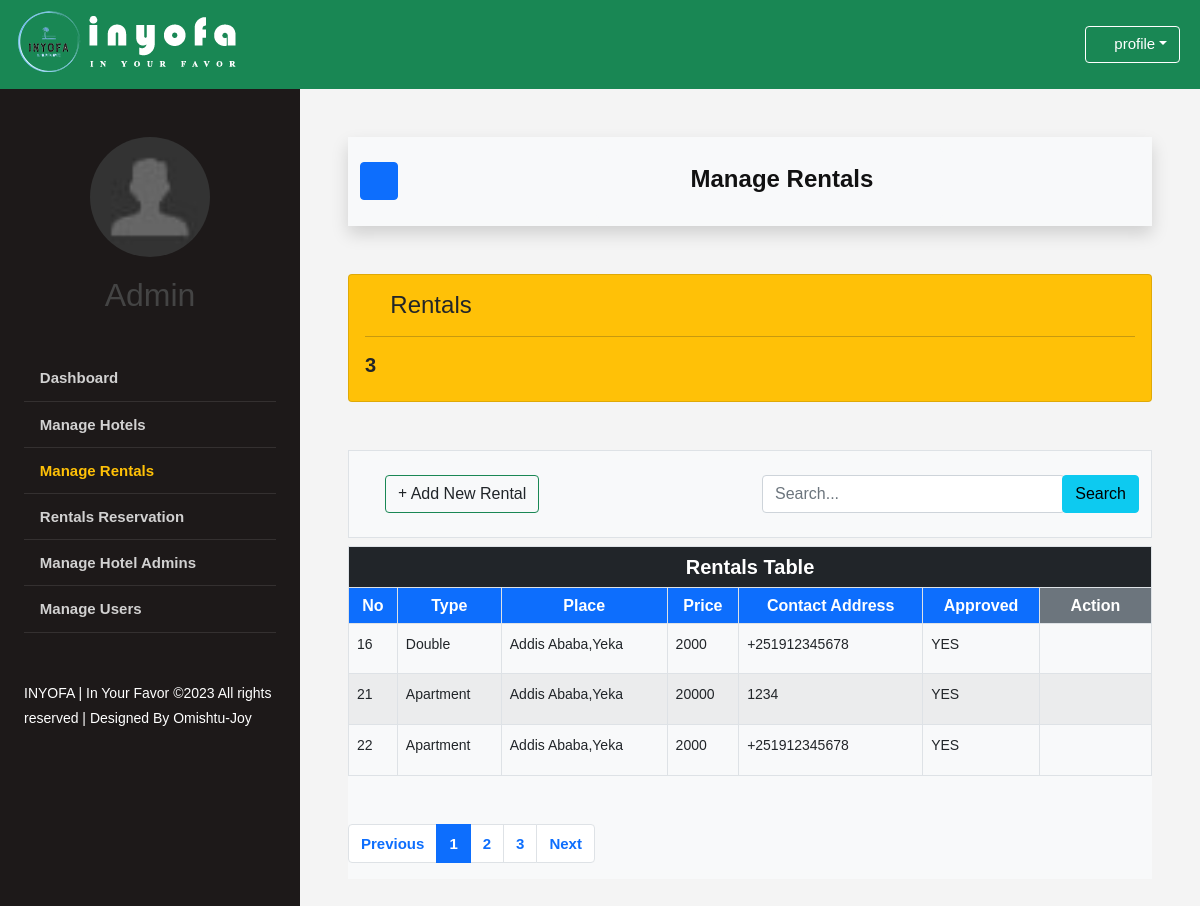
/_admin/rentals/a_manage_rentals.php (signed in), run on an earlier commit of the app's database.
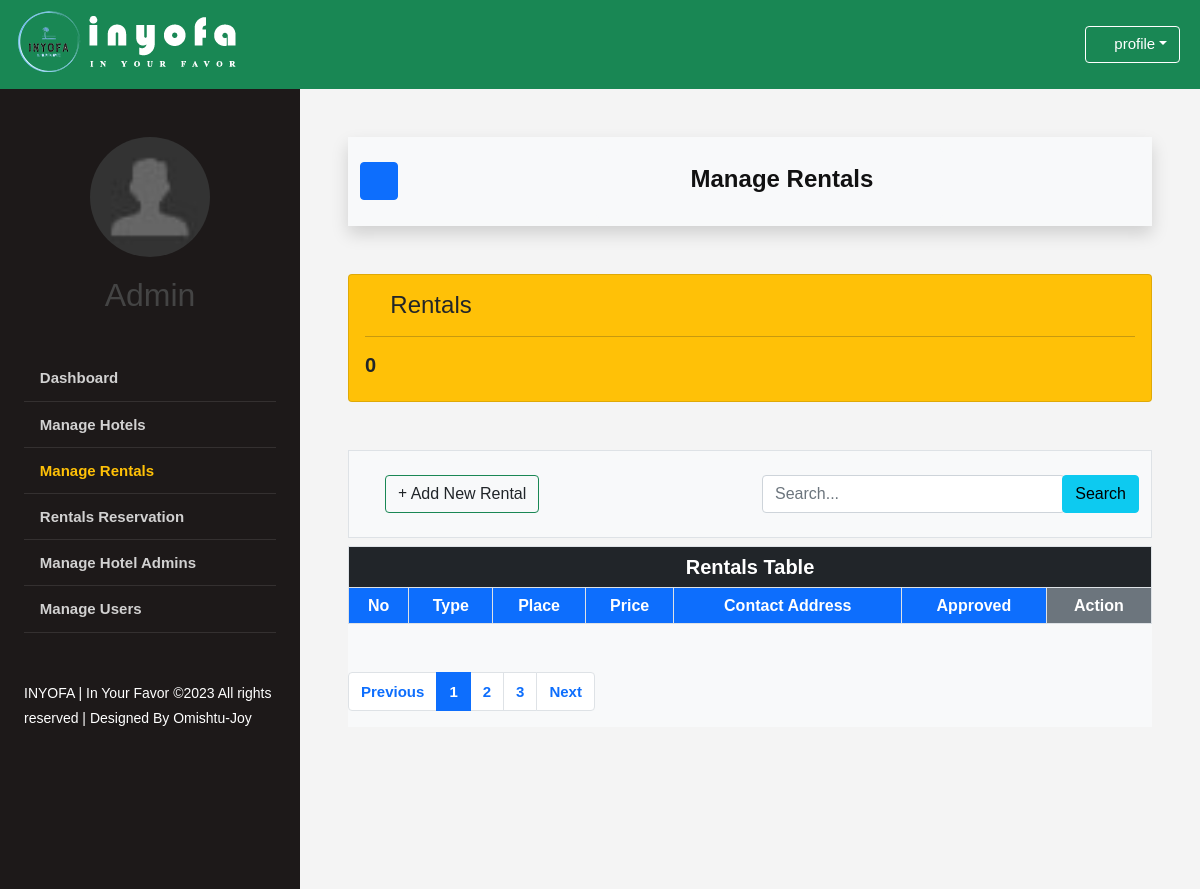
And on a later commit of the database.
### tables this page shows
CREATE TABLE `rental` (
  `rental_id` int(255) NOT NULL,
  `user_id` int(255) NOT NULL,
  `rental_type` varchar(255) NOT NULL,
  `rental_country` varchar(255) NOT NULL,
  `rental_city` varchar(255) NOT NULL,
  `rental_subcity` varchar(255) NOT NULL,
  `rental_area` varchar(255) NOT NULL,
  `rental_bed_no` varchar(255) NOT NULL,
  `rental_kitchen_no` varchar(255) NOT NULL,
  `rental_bath_no` varchar(255) NOT NULL,
  `rental_image1` varchar(255) NOT NULL,
  `rental_image2` varchar(255) NOT NULL,
  `rental_image3` varchar(255) NOT NULL,
  `rental_price` varchar(255) NOT NULL,
  `rental_contact` varchar(255) NOT NULL,
  `rental_detail` varchar(255) NOT NULL,
  `isApproved` int(255) NOT NULL DEFAULT 0
);

### _admin/rentals/a_manage_rentals.php (the view, shortened to what this page needs)
<?php
include "../../db.php";
$q_rental = "SELECT * FROM rental";
$q_rental_result = mysqli_query($con, $q_rental);
$rental_count = mysqli_num_rows($q_rental_result);
?>
<!DOCTYPE html>
<html lang="en-us" dir="ltr">
    <head>
        <link rel="stylesheet" type="text/css" href="../../icon/svg-with-js/css/fa-svg-with-js.css">
        <link rel="stylesheet" type="text/css" href="../../css/bootstrap.min.css">
        <link rel="stylesheet" type="text/css" href="../../css/style.css">
    </head>
    <body>
        <header id="top-header" class="bg-success">
            <div class="top-tol">
                <ul>
                    <div id="logo">
                        <a><img src="../../images/Logoo.png" alt="Inyofa.com" title="Inyofa.com"></a>
                    </div>
                    <div class="dropdown myac">
                        <a id="a1" class="btn btn-outline-info dropdown-toggle" href="#" role="button" id="dpMLink"
                            data-bs-toggle="dropdown" aria-expanded="false"><i
                                class="fas fa-user-circle"></i>&nbsp;<label>profile</label></a>
                    </div>
                </ul>
            </div>
        </header>
        <div class="wrapper d-flex align-items-stretch">
            <nav id="sidebar">
                <div class="p-4 pt-5">
                    <div class="row">
                        <div class="col">
                            <a href="update_profile.php" class="img logo rounded-circle mb-5"
                                style="background-image: url(../images/avatar.jpg);"><br><br><br><br><br>
                                <center>
                                    <h2>Admin</h2>
                                </center>
                            </a>
                        </div>
                    </div><br><br>
                    <ul class="list-unstyled components mb-5">
                        <li><a href="../index.php"><i class="fas fa-list"></i> Dashboard</a></li>
                        <li><a href="../hotels/a_manage_hotels.php"><i class="fas fa-hotel"></i> Manage Hotels</a></li>
                        <li><a href="a_manage_rentals.php" class="text-warning"><i class="fas fa-house"></i> Manage
                                Rentals</a></li>
                        <li><a href="../rental_reservation/manage_rental_reservation.php"><i
                                    class="fas fa-file-text"></i>
                                Rentals Reservation</a></li>
                        <li><a href="../hotel_admins/a_manage_hotel_admins.php"><i class="fas fa-users"></i> Manage
                                Hotel
                                Admins</a>
                        </li>
                        <li><a href="../users/a_manage_users.php"><i class="fas fa-users"></i> Manage Users</a></li>
                    </ul>
                    <div class="footer">
                        INYOFA | In Your Favor &copy; All rights reserved | Designed By Omishtu-Joy
                    </div>
                </div>
            </nav>
            <div id="content" class="p-4 p-md-5">
                <nav class="navbar navbar-expand-lg navbar-light bg-light shadow">
                    <div class="container">
                        <button type="button" id="sidebarCollapse" class="btn btn-primary">
                            <i class="fas fa-bars"></i>
                        </button>
                        <div class="container">
                            <div class="row align-items-center justify-content-center">
                                <div class="col-md-6 text-center">
                                    <div class="card bg-light col-md mt-1" style="border-style: none;">
                                        <div class="card-body">
                                            <h4 class="card-title"><i class="fas fa-tachometer-alt"></i> <strong>Manage
                                                    Rentals</strong></h4>
                                        </div>
                                    </div>
                                </div>
                            </div>
                        </div>
                    </div>
                </nav>
                <section class="mt-5">
                    <div class="row g-4">
                        <div class="col-md-12">
                            <a href="#" class="col-md-3" style="text-decoration: none;">
                                <div class="card bg-warning text-dark">
                                    <div class="card-body">
                                        <h4><i class="fas fa-house"></i> Rentals</h4>
                                        <hr>
                                        <h5>
                                            <b><?php echo $rental_count; ?></b>
                                        </h5>
                                    </div>
                                </div>
                            </a>
                        </div>
                </section>
                <section class="mt-5 border bg-light">
                    <div class="container">
                        <div class="row g-4">
                            <div class="col-md">
                                <a class="btn btn-outline-success text-dark m-4" href="a_add_rental.php" role="button"
                                    style="text-decoration: none;"><i class="fas fa-plus"></i> Add New Rental</a>
                            </div>
                            <div class="col-md">
                                <form class="d-flex mt-4">
                                    <input class="form-control me-2" type="search" placeholder="Search...  "
                                        aria-label="Search">
                                    <button class="btn btn-info" type="submit"
                                        style="margin-left: -11px;">Search</button>
                                </form>
                            </div>
                        </div>
                    </div>
                </section>
                <section class="mt-2 bg-light">
                    <div class="">
                        <div class="row">
                            <div class="col-md">
                                <table class="table table-bordered table-striped table-hover">
                                    <thead>
                                        <tr class="h5">
                                            <th colspan="9" class="bg-dark text-white">
                                                <center>Rentals Table</center>
                                            </th>
                                        </tr>
                                    </thead>
                                    <thead>
                                        <tr class="h6 bg-primary text-white">
                                            <th class="text-center" scope="col">No</th>
                                            <th class="text-center" scope="col">Type</th>
                                            <th class="text-center" scope="col">Place</th>
                                            <th class="text-center" scope="col">Price</th>
                                            <th class="text-center" scope="col">Contact Address</th>
                                            <th class="text-center" scope="col">Approved</th>
                                            <th class="text-center bg-secondary" scope="col">Action</th>
                                        </tr>
                                    </thead>
                                    <tbody>
                                        <tr>
                                            <?php
                                        $q = "SELECT * FROM rental";
                                        $q_result = mysqli_query($con, $q);
                                        while ($row = mysqli_fetch_assoc($q_result)) {
                                                $isApproved = ($row['isApproved'] == "0") ? "NO" : "YES";
                                            printf(
                                                "<tr> <td>%d</td> <td>%s</td> <td>%s</td> <td>%s</td> <td>%s</td> <td>%s</td> ",
                                                $row['rental_id'],
                                                htmlspecialchars($row['rental_type']),
                                                htmlspecialchars($row['rental_city']. ','.$row['rental_subcity'] ),
                                                htmlspecialchars($row['rental_price']),
                                                htmlspecialchars($row['rental_contact']),
                                                htmlspecialchars( $isApproved )
                                            );
                                        ?>
                                            <td class="text-center h3">
                                                <a href="rental_view_api.php?rental_id=<?php echo $row['rental_id'] ?>"><i
                                                        style="font-size: 20px"
                                                        class="fas fa-address-card px-2 text-primary"></i></a>
                                                <a href="#" data-bs-toggle="modal" data-bs-target="#myModal">
                                                    <i class="fas fa-trash-alt px-2 text-danger"
                                                        style="font-size: 20px;"></i>
                                                </a>
                                            </td>
                                        </tr>
                                        <?php
                                        }
                                ?>
                                    </tbody>
                                </table>
                                <div class="mt-5 pagination">
                                    <nav aria-label="Page navigation example">
                                        <ul class="pagination justify-content-end">
                                            <li class="page-item"><a class="page-link text-primary"
                                                    href="index.php">Previous</a></li>
                                            <li class="page-item active"><a class="page-link text-white" href="#">1</a>
                                            </li>
                                            <li class="page-item"><a class="page-link text-primary" href="#">2</a></li>
                                            <li class="page-item"><a class="page-link text-primary" href="#">3</a></li>
                                            <li class="page-item"><a class="page-link text-primary" href="">Next</a>
                                            </li>
                                        </ul>
                                    </nav>
                                </div>
                            </div>
                        </div>
                    </div>
                </section>
            </div>
    </body>
</html>

### css/style.css (style rules this page uses)
* { margin: 0px; padding: 0px; }
body { display: flex; flex-direction: column; font-family: "Verdana", "Arial", "Helvetica",serif, sans-serif; font-size: 14px; line-height: 1.8em; color: #111; background-color: #f4f4f4; }
h1, h2 { color: #444; line-height: 2.0em; margin: 15x 0px 10px 0px; }
a:any-link { text-decoration: none; color: blueviolet; }
#top-header { line-height: 70px; background-color: #0aa8f2; }
#top-header #logo img { margin-top: 10px; margin-right: 10px; margin-left: -20px; }
#top-header ul { list-style: none; }
#top-header .myac { float: right; margin-top: -65px; margin-right: 20px; }
#top-header .myac #a1 { text-decoration: none; color: white; border: 1px solid white; font-size: 15px; }
nav ul li a { font-size: 15px; font-weight: bold; }
#sidebar { min-width: 300px; max-width: 300px; background: #1d1919; color: #fff; -webkit-transition: all 0.3s; -o-transition: all 0.3s; transition: all 0.3s; }
#sidebar .logo { display: block; width: 120px; height: 120px; margin: 0 auto; }
#sidebar ul.components { padding: 0; }
#sidebar ul li { font-size: 16px; }
#sidebar ul li a { padding: 10px 0; display: block; color: rgba(255, 255, 255, 0.8); border-bottom: 1px solid rgba(255, 255, 255, 0.1); }
img { vertical-align: middle; border-style: none; }
img { page-break-inside: avoid; }
.img { background-size: cover; background-repeat: no-repeat; background-position: center center; }
#content { width: 100%; padding: 0; min-height: 100vh; -webkit-transition: all 0.3s; -o-transition: all 0.3s; transition: all 0.3s; }

What changed in the data, as far as the page shows it:
removed rental: rental_id "16", rental_type "Double", rental_city+rental_subcity "Addis Ababa,Yeka", rental_price "2000", rental_contact "+251912345678", isApproved "YES"
removed rental: rental_id "21", rental_type "Apartment", rental_city+rental_subcity "Addis Ababa,Yeka", rental_price "20000", rental_contact "1234", isApproved "YES"
removed rental: rental_id "22", rental_type "Apartment", rental_city+rental_subcity "Addis Ababa,Yeka", rental_price "2000", rental_contact "+251912345678", isApproved "YES"
Also different on the page:
$rental_count: "3" → "0"
